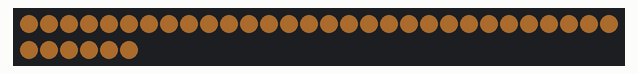
Recording of a sketch running on a simulated ESP8266 (NodeMCU). Parts: 36 RGB LEDs in strip order, left to right, continuing on the next row. Dim RGB values are drawn brighter than linear; WiFi joins after 1.5 s; servers stay silent unless stated; network time is answered at once with the bench clock; the local clock reads 2024-03-15 10:24:30 at power-on unless the sketch sets it; random numbers use the default seed unless the sketch sets one; what the sketch prints to the serial monitor is not drawn.

Above: at 1.6 s.
At 4.77 s:
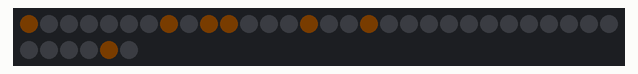
At 19.0 s:
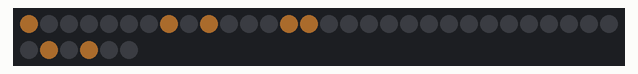
At 25.8 s:
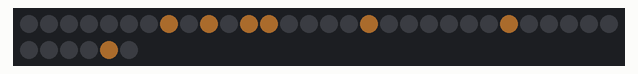
At 32.6 s:
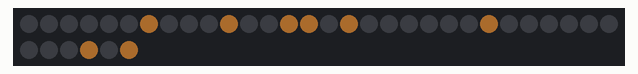
At 39.3 s:
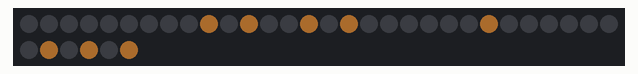

The sketch:

JClock_Micro.ino
```cpp
#include <Arduino.h>
#include <ESP8266WiFi.h>
#include "clock_display.hpp"
#include "clock_leds.hpp"
#include "utils.hpp"

/*
* RUNNING PARAMETERS
*/

// uncomment for testing modes
#define CONSOLE_DISPLAY
//#define RGB_TEST
#define WARMUP_TEST


// WIFI
constexpr const char* SSID = "Proximus-Home-DEB8";
constexpr const char* PASS = "007007007";

// DISPLAY
constexpr int LED_BRIGHTNESS = 50; // /256
constexpr int LED_REFRESH_TIME = 5; // seconds
constexpr uint8_t RGB[3] = {235, 149, 61};
const int my_colour = makeColor(RGB[0], RGB[1], RGB[2]);

ClockDisplay my_clock;

void setup() {

  Serial.begin(115200);
  while (!Serial) {} // waiting for serial if needed

  // wifi protocol
  WiFi.begin(SSID, PASS);
  Serial.print(F("Connecting to WiFi..."));
  while (WiFi.status() != WL_CONNECTED) {
    delay(500);
    Serial.print('.');
  }
  Serial.println(F("\nWiFi connected successfully!"));

  initTimeClient(); // must call after wifi is up

  // LED strip setup
  initLedStrip();
  setLedBrightness(LED_BRIGHTNESS);

  // TESTS
  // led check at startup
  #ifdef WARMUP_TEST
    AnimationWarmup(my_colour);
  #endif
  // rgb test
  #ifdef RGB_TEST
    AnimationTestLEDs();
  #endif
}

void loop() {
  my_clock.machineTimeInput(); // using NTPClient
  my_clock.refresh();


  // displaying clock in console for debugging
  #ifdef CONSOLE_DISPLAY
    my_clock.showClockInConsole();
    my_clock.printTime();
    my_clock.printLedIndices();
    clearTerminal();
  #endif


  // vector of led indices on
  auto on_indices = my_clock.getActiveLedIndices();

  showLeds(on_indices, my_colour, LedAnimation::Fade_io, LED_REFRESH_TIME);

}
```

clock_display.cpp
```cpp
#include <Arduino.h>
#include "clock_display.hpp"
#include "utils.hpp"
#include "clock_leds.hpp"

/*
* CONSTRUCTORS
*/
ClockDisplay::ClockDisplay() {
    // initialize clean slate arrays
    ClockDisplay::resetAllArrays();

}


/*
* SETTER & GETTER
*/
void ClockDisplay::setTime(int hour, int minute) {
    this->hour = hour;
    this->minute = minute;
}
void ClockDisplay::setTime(timestamp_t timestamp) {
    this->hour = timestamp.first;
    this->minute = timestamp.second;
}
timestamp_t ClockDisplay::getTime() {
    timestamp_t timestamp = {this->hour, this->minute};
    return timestamp;
}


/*
* CLOCK LOGIC
*/
void ClockDisplay::setAllDigits() {
    int hour = this->hour; int minute = this->minute;
    this->hour_first_digit = firstDigit(hour);
    this->hour_second_digit = secondDigit(hour);
    this->minute_first_digit = firstDigit(minute);
    this->minute_second_digit = secondDigit(minute);
}
void ClockDisplay::resetAllArrays() {
    // zeroing hf array (1x3)
    std::fill_n(this->hour_first_array, 3, 0);
    // zeroing mf array (2x3)
    for (int i = 0; i < 2; i++) {
        std::fill_n(this->minute_first_array[i], 3, 0);
    }
    // zeroing hs and ms arrays (3x3)
    for (int i = 0; i < 3; i++) {
        std::fill_n(this->hour_second_array[i], 3, 0);
        std::fill_n(this->minute_second_array[i], 3, 0);
    }
}
void ClockDisplay::setHourFirstArray() {
    int h1 = this->hour_first_digit;
    coords_array_t coords_array = generateNCoords(h1, 0, 2);
    this->hour_first_coords = coords_array;
    for(coord_t coord : coords_array) {
        int j = coord.second; // no i because this one is 1D array
        this->hour_first_array[j] = 1;
    }
}
void ClockDisplay::setHourSecondArray() {
    int h2 = this->hour_second_digit;
    coords_array_t coords_array = generateNCoords(h2, 2, 2);
    this->hour_second_coords = coords_array;
    for(coord_t coord : coords_array) {
        int i = coord.first; int j = coord.second;
        this->hour_second_array[i][j] = 1;
    }
}
void ClockDisplay::setMinuteFirstArray() {
    int m1 = this->minute_first_digit;
    coords_array_t coords_array = generateNCoords(m1, 1, 2);
    this->minute_first_coords = coords_array;
    for(coord_t coord : coords_array) {
        int i = coord.first; int j = coord.second;
        this->minute_first_array[i][j] = 1;
    }
}
void ClockDisplay::setMinuteSecondArray() {
    int m2 = this->minute_second_digit;
    coords_array_t coords_array = generateNCoords(m2, 2, 2);
    this->minute_second_coords = coords_array;
    for(coord_t coord : coords_array) {
        int i = coord.first; int j = coord.second;
        this->minute_second_array[i][j] = 1;
    }
}
void ClockDisplay::setAllArrays() {
    this->resetAllArrays(); // resetting the whole thing before setting it again
    this->setHourFirstArray();
    this->setHourSecondArray();
    this->setMinuteFirstArray();
    this->setMinuteSecondArray();
}
void ClockDisplay::refresh() {
    // TODO
    // load new time from clock_timer
    // set hour and minute
    this->setAllDigits();
    this->setAllArrays();
    this->setAllActiveLedsIndices();
}


/*
* LED LOGIC
*/
void ClockDisplay::setAllActiveLedsIndices() {
    std::vector<int> led_indices;
    for(coord_t element : this->hour_first_coords) {
        int index = getLedIndex(H1, element.first, element.second);
        led_indices.push_back(index);
    }
    for(coord_t element : this->hour_second_coords) {
        int index = getLedIndex(H2, element.first, element.second);
        led_indices.push_back(index);
    }
    for(coord_t element : this->minute_first_coords) {
        int index = getLedIndex(M1, element.first, element.second);
        led_indices.push_back(index);
    }
    for(coord_t element : this->minute_second_coords) {
        int index = getLedIndex(M2, element.first, element.second);
        led_indices.push_back(index);
    }

    this->active_led_indices = led_indices;
}
std::vector<int> ClockDisplay::getActiveLedIndices() {
    return this->active_led_indices; // arrow because it's a pointer
}

/*
* CUSTOM DISPLAYING
*/
void ClockDisplay::printTime() {
    timestamp_t timestamp = this->getTime();
    int h = timestamp.first; int m = timestamp.second;
    String s_h = String((h<10)? "0" : "") + h;
    String s_m = String((m<10)? "0" : "") + m;
    Serial.println();
    Serial.print(F("Current time is: "));
    Serial.print(s_h);
    Serial.print(':');
    Serial.println(s_m);
}
void ClockDisplay::showClockInConsole() {
    // top border
    Serial.println(F(" ——————————— "));

    // Hour first digit (1×3)
    Serial.print(F("| "));
    for (int c = 0; c < 3; ++c) {
        Serial.print(hour_first_array[c]);
        Serial.print(F(" | "));
    }
    Serial.println();

    // middle border
    Serial.println(F(" ——————————— "));

    // Hour second digit (3×3)
    for (int r = 0; r < 3; ++r) {
        Serial.print(F("| "));
        for (int c = 0; c < 3; ++c) {
            Serial.print(hour_second_array[r][c]);
            Serial.print(F(" | "));
        }
        Serial.println();
    }

    // border before minutes
    Serial.println(F(" ——————————— "));

    // Minute first digit (2×3)
    for (int r = 0; r < 2; ++r) {
        Serial.print(F("| "));
        for (int c = 0; c < 3; ++c) {
            Serial.print(minute_first_array[r][c]);
            Serial.print(F(" | "));
        }
        Serial.println();
    }

    // border before last digit
    Serial.println(F(" ——————————— "));

    // Minute second digit (3×3)
    for (int r = 0; r < 3; ++r) {
        Serial.print(F("| "));
        for (int c = 0; c < 3; ++c) {
            Serial.print(minute_second_array[r][c]);
            Serial.print(F(" | "));
        }
        Serial.println();
    }

    // bottom border
    Serial.println(F(" ——————————— "));
}
void ClockDisplay::printLedIndices() {
    Serial.println();
    Serial.println(F("Current active LEDs are:\n"));
    for (int index : this->active_led_indices) {
        Serial.print(index);
        Serial.print(' ');
    }
    Serial.println();
}


/*
* TIME SOURCING
*/
void ClockDisplay::machineTimeInput() {
    timestamp_t timestamp = getMachineHoursMinutes();
    this->setTime(timestamp);
}
```

clock_display.hpp
```cpp
#pragma once
#include <vector>
#include "utils.hpp"


/*
* CLOCK DISPLAY CLASS
*/
class ClockDisplay {
private:

    // time numbers
    int hour;
    int minute;

    // time digits
    int hour_first_digit;
    int hour_second_digit;
    int minute_first_digit;
    int minute_second_digit;

    // led matrices
    int hour_first_array[3];
    int hour_second_array[3][3];
    int minute_first_array[2][3];
    int minute_second_array[3][3];

    // coordinates for led index translation
    coords_array_t hour_first_coords;
    coords_array_t hour_second_coords;
    coords_array_t minute_first_coords;
    coords_array_t minute_second_coords;

    // the current active led indices
    std::vector<int> active_led_indices;


public:

    ClockDisplay(); // constructor

    // set and get time
    void setTime(int hour, int minute);
    void setTime(timestamp_t timestamp); // overloaded
    timestamp_t getTime();

    // setting all time digits from current time numbers
    void setAllDigits();

    // resetting led arrays to zeros
    void resetAllArrays();

    // setting 1s on the led arrays
    void setHourFirstArray();
    void setHourSecondArray();
    void setMinuteFirstArray();
    void setMinuteSecondArray();

    // setting led arrays
    void setAllArrays();
    std::vector<int> getActiveLedIndices();

    // refreshing all led arrays
    void refresh();

    // get lit led indices translation
    void setAllActiveLedsIndices();

    // printing the led arrays in console
    void printTime();
    void showClockInConsole();
    void printLedIndices();

    // automated time input
    void machineTimeInput();

};
```

clock_leds.cpp
```cpp
#include <sys/_stdint.h>
#include "core_esp8266_features.h"
#include "utils.hpp"
#include <Arduino.h>
#include <Adafruit_NeoPixel.h> // led library
#include <vector>
#include "clock_leds.hpp"

/*
* LED INDEX LOGIC
*/
const LedMapEntry ledMap[] = {
    // first digit
    {H1, 0, 0, 0}, {H1, 0, 1, 23}, {H1, 0, 2, 24},
    // second digit
    {H2, 0, 0, 2}, {H2, 0, 1, 21}, {H2, 0, 2, 26},
    {H2, 1, 0, 3}, {H2, 1, 1, 20}, {H2, 1, 2, 27},
    {H2, 2, 0, 4}, {H2, 2, 1, 19}, {H2, 2, 2, 28},
    // third digit
    {M1, 0, 0, 6}, {M1, 0, 1, 17}, {M1, 0, 2, 30},
    {M1, 1, 0, 7}, {M1, 1, 1, 16}, {M1, 1, 2, 31},
    // fourth digit
    {M2, 0, 0, 9}, {M2, 0, 1, 14}, {M2, 0, 2, 33},
    {M2, 1, 0, 10}, {M2, 1, 1, 13}, {M2, 1, 2, 34},
    {M2, 2, 0, 11}, {M2, 2, 1, 12}, {M2, 2, 2, 35},
};


int getLedIndex(DigitId digit, int row, int column) {
    for (const LedMapEntry &entry : ledMap) {
        if(entry.digitNumber == digit && entry.row == row && entry.column == column) {
            return entry.ledIndex;
        }
    }
    return -1; // not found
}


/*
* OPERATING THE LED STRIP
*/

#define PIN        D4

// creating the led strip object
static Adafruit_NeoPixel strip(NUM_LEDS, PIN, NEO_GRB + NEO_KHZ800);

// strip setup
void initLedStrip() {
    strip.begin();
    strip.setBrightness(128);  // default mid-level
    strip.show();
}
void clearLedStrip() {
    strip.clear();
    strip.show();
}
void setLedBrightness(int brightness) {
  strip.setBrightness(brightness);
  strip.show();
}
uint32_t makeColor(uint8_t r, uint8_t g, uint8_t b) {
    return strip.Color(r, g, b);
}
void showLeds(const std::vector<int> on_indices, int colour, LedAnimation anim, int refresh_time) {
    switch (anim) {
        case LedAnimation::Default: AnimationDefault(on_indices, colour, refresh_time); break;
        case LedAnimation::Fade_io: AnimationFadeIO(on_indices, colour, refresh_time); break;
        default: AnimationDefault(on_indices, colour, refresh_time); break;
    }
}

// various animation functions
void AnimationWarmup(int colour) { // turn on all leds for 2s before showing time
    strip.clear();
    for(int index = 0; index < NUM_LEDS; index++) {
        strip.setPixelColor(index, colour);
    }
    strip.show();
    sleepSeconds(2);
    clearLedStrip();
    sleepSeconds(1);
}
void AnimationTestLEDs() { // cycle rgb for testing individual pixels
    while(true) {

        strip.clear();

        const uint32_t red = strip.Color(255, 0, 0);
        const uint32_t green = strip.Color(0, 255, 0);
        const uint32_t blue = strip.Color(0, 0, 255);
        const uint32_t colours[3] = {red, green, blue};

        for(const uint32_t colour : colours) {
            for(int index = 0; index < NUM_LEDS; index++) {
                strip.setPixelColor(index, colour);
            }
            strip.show();
            delay(1500);
            strip.clear();
        }
    }
}
void AnimationDefault(const std::vector<int> on_indices, int colour, int refresh_time) {
    strip.clear();
    for(int index : on_indices) {
        if(index >= 0 && index < NUM_LEDS) {
            strip.setPixelColor(index, colour);
        }
    }
    strip.show();
    sleepSeconds(refresh_time);
}
void AnimationFadeIO(const std::vector<int> on_indices, int colour, int refresh_time) {
    strip.clear();

    // parameters
    const uint8_t steps = 40;
    const uint16_t pause_ms = 20;

    const int fade_time_ms = 2*steps*pause_ms;
    const int hold_time_ms = (1000*refresh_time) - fade_time_ms;

    // 1) Extract R, G, B from your 24-bit colour
    uint8_t r = (colour >> 16) & 0xFF;
    uint8_t g = (colour >> 8 ) & 0xFF;
    uint8_t b =  colour        & 0xFF;

    // 2) Fade IN
    for (uint8_t s = 0; s <= steps; ++s) {
        float frac = (float)s / steps;
        strip.clear();
        for (int idx : on_indices) {
            if (idx < 0 || idx >= NUM_LEDS) continue;
            // scale each channel by frac
            strip.setPixelColor(idx, strip.Color(r * frac, g * frac, b * frac));
        }
        strip.show();
        delay(pause_ms);
    }

    // 3) hold at full brightness
    delay(1000*refresh_time);

    // 4) Fade OUT
    for (int s = steps; s >= 0; --s) {
        float frac = (float)s / steps;
        strip.clear();
        for (int idx : on_indices) {
            if (idx < 0 || idx >= NUM_LEDS) continue;
            strip.setPixelColor(idx, strip.Color(r * frac, g * frac, b * frac));
        }
        strip.show();
        delay(pause_ms);
    }
}
```

clock_leds.hpp
```cpp
#include <Arduino.h>
#include <vector>
#pragma once

/*
* LED LOGIC
*/

enum DigitId : int{
    H1 = 0,
    H2 = 1,
    M1 = 2,
    M2 = 3,
};

struct LedMapEntry {
    DigitId digitNumber;
    int row;
    int column;
    int ledIndex;
};

// the lookup table itself
extern const LedMapEntry ledMap[];
// given a cell in the clock array, returns the led strip index
int getLedIndex(DigitId digit, int row, int col);


/*
* OPERATING THE LED STRIP
*/

static constexpr int NUM_LEDS = 36; // strip length (including dead leds for spacing)

enum class LedAnimation {
    Default, // no animation
    Fade_io
};

void initLedStrip();
void clearLedStrip();
void setLedBrightness(int brightness);
/// Pack an (R,G,B) triple into a NeoPixel-compatible 32-bit color.
uint32_t makeColor(uint8_t r, uint8_t g, uint8_t b);
// turning on all leds briefly to test the strip
void testStrip();

// wrapper function for calling custom animations
void showLeds(const std::vector<int> on_indices, int color, LedAnimation anim, int refresh_time);

// custom animations
void AnimationWarmup(int colour);
void AnimationTestLEDs();
void AnimationDefault(const std::vector<int> on_indices, int colour, int refresh_time);
void AnimationFadeIO(const std::vector<int> on_indices, int colour, int refresh_time);
```

utils.cpp
```cpp
#include <Arduino.h>
#include <ESP8266WiFi.h>
#include <WiFiUdp.h>
#include <NTPClient.h>
#include <string>
#include <TimeLib.h>     // from “Time” library
#include <Timezone.h>    // from “Timezone” library
#include "utils.hpp"


/*
* DIGIT RESHAPING
*/
int firstDigit(int x) {
    std::string s = std::to_string(x);
    char c; int value;
    if(s.length() == 1) {value = 0;}
    else{
        c = s[0];
        value = c - '0';
    }
    return value;
}
int secondDigit(int x) {
    std::string s = std::to_string(x);
    char c; int value;
    if(s.length() == 1) {
        c = s[0];
        value = c - '0';
    }
    else{
        c = s[1];
        value = c - '0';
    }
    return value;
}


/*
* COORDINATE HANDLING
*/
coords_array_t generateNCoords(int n, int max_n, int max_m) {
    int total_grid_spaces = (max_n + 1) * (max_m + 1);
    if (n > total_grid_spaces) {
        Serial.println(F("Error: requested more coordinates than grid capacity"));
        return coords_array_t();  // return empty array
    }

    // build all coords
    static coord_t all_coords_storage[9];
    int idx = 0;
    for (int i = 0; i <= max_n; ++i) {
        for (int j = 0; j <= max_m; ++j) {
            all_coords_storage[idx++] = coord_t{i, j};
        }
    }

    // Fisher–Yates shuffle in-place
    for (int i = idx - 1; i > 0; --i) {
        int j = random(i + 1);  // random between 0 and i
        auto tmp = all_coords_storage[i];
        all_coords_storage[i] = all_coords_storage[j];
        all_coords_storage[j] = tmp;
    }

    // copy first n elements to a vector (if you still want a vector)
    coords_array_t result;
    result.reserve(n);
    for (int k = 0; k < n; ++k) {
        result.push_back(all_coords_storage[k]);
    }
    return result;
}


/*
* TIME RELATIVE
*/

//––– NTPClient setup –––
static WiFiUDP ntpUDP;
// pool.ntp.org, adjust to your favorite NTP pool
// UTC offset in seconds (e.g. CET = +1h → 3600) here it's 0 because handled by DST script,
// 30 min update interval → 30*60*1000 ms
static NTPClient timeClient(ntpUDP, "be.pool.ntp.org", /*utcOffset*/0, /*interval*/1800000);
// — define CET/CEST rules —
//   Last Sun Mar 02:00 → switch _into_ CEST (UTC+2h)
//   Last Sun Oct 03:00 → switch _into_ CET  (UTC+1h)
static TimeChangeRule CEST = {"CEST", Last, Sun, Mar, 2, 120};
static TimeChangeRule CET  = {"CET",  Last, Sun, Oct, 3, 60};
static Timezone      CE(CEST, CET);

void initTimeClient() {
  timeClient.begin();
  // do an initial sync immediately
  timeClient.update();
}
timestamp_t getMachineHoursMinutes() {
  timeClient.update(); // inop until 30 min have passed
  // get raw UTC epoch
  time_t utc = timeClient.getEpochTime();
  // convert to local UTC+1/UTC+2 based on DST rules
  time_t local = CE.toLocal(utc);
  // extract hour/minute via TimeLib
  return { hour(local), minute(local) };
}


/*
* SYSTEM UTILS
*/
void clearTerminal() {
    // prints a bunch of empty lines because there is no actual way to clear terminal
    for(int i = 0; i < 10; i++) {Serial.println();}
}
void sleepSeconds(unsigned int seconds) {
    delay(1000*seconds);
}
```

Source omitted: utils.hpp (543 bytes)

Measured:
- what the display in image 0 shows lasts 2.0 s, from 1.5 s to 3.5 s
